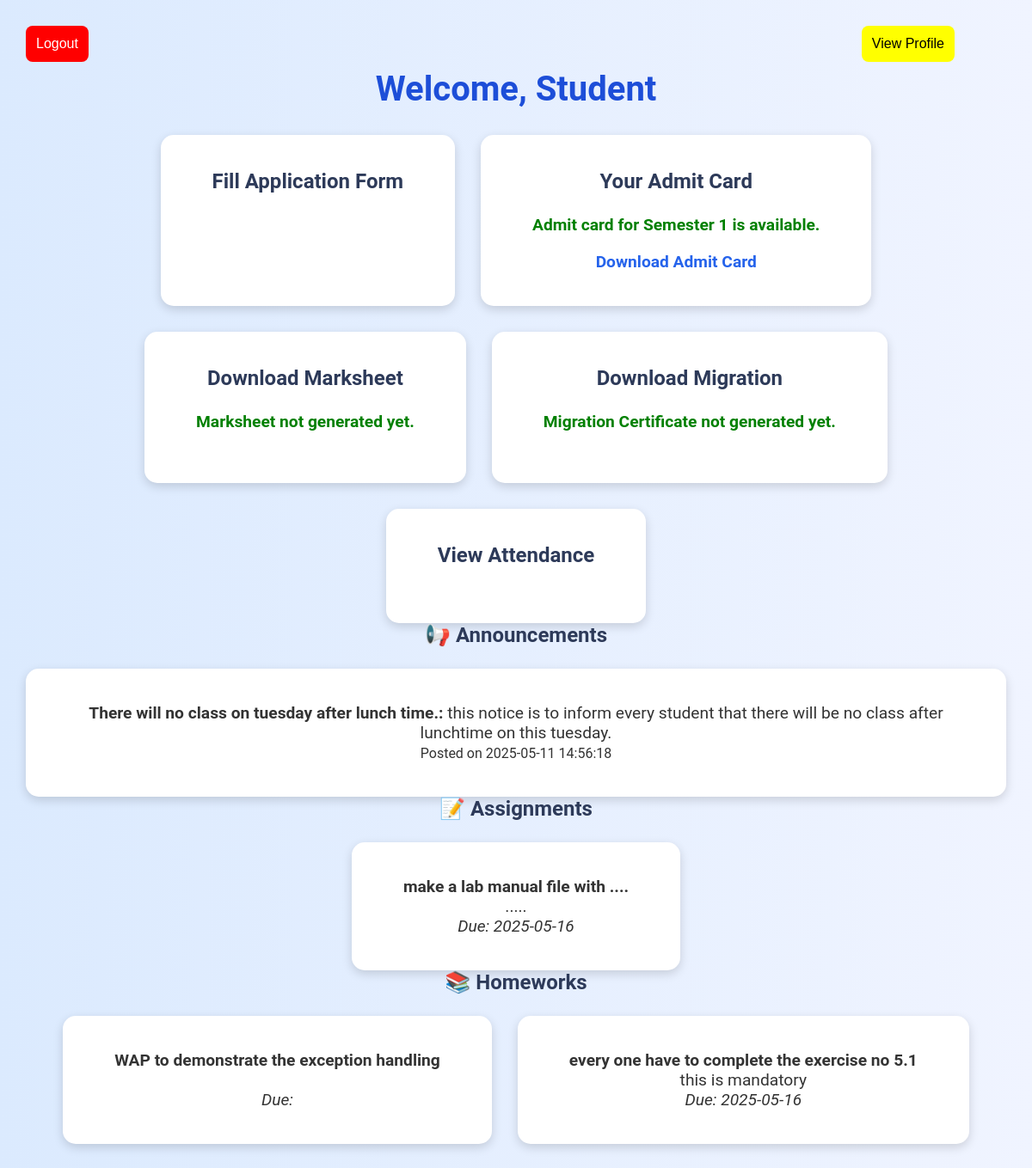
/ies_final/student/dashboard.php (signed in), run on the app's committed database.
### tables this page shows
CREATE TABLE `admit_cards` (
  `id` int(11) NOT NULL,
  `user_id` int(11) NOT NULL,
  `semester_id` int(11) NOT NULL,
  `issued_at` timestamp NOT NULL DEFAULT current_timestamp(),
  `file_name` varchar(255) DEFAULT NULL
);

CREATE TABLE `semesters` (
  `id` int(11) NOT NULL,
  `course_id` int(11) NOT NULL,
  `semester_number` int(11) NOT NULL,
  `semester_type` enum('even','odd') DEFAULT NULL
);

CREATE TABLE `announcements` (
  `id` int(11) NOT NULL,
  `teacher_id` int(11) DEFAULT NULL,
  `course_id` int(11) DEFAULT NULL,
  `title` varchar(255) DEFAULT NULL,
  `message` text DEFAULT NULL,
  `created_at` timestamp NOT NULL DEFAULT current_timestamp()
);

CREATE TABLE `assignments` (
  `id` int(11) NOT NULL,
  `teacher_id` int(11) DEFAULT NULL,
  `course_id` int(11) DEFAULT NULL,
  `title` varchar(255) DEFAULT NULL,
  `description` text DEFAULT NULL,
  `due_date` date DEFAULT NULL,
  `created_at` timestamp NOT NULL DEFAULT current_timestamp()
);

CREATE TABLE `homeworks` (
  `id` int(11) NOT NULL,
  `teacher_id` int(11) DEFAULT NULL,
  `course_id` int(11) DEFAULT NULL,
  `title` varchar(255) DEFAULT NULL,
  `description` text DEFAULT NULL,
  `due_date` date DEFAULT NULL,
  `created_at` timestamp NOT NULL DEFAULT current_timestamp()
);

### ies_final/student/dashboard.php (the view, shortened to what this page needs)
<?php
require '../includes/db.php';
$studentName = $_SESSION['name'] ?? 'Student';
$user_id = $_SESSION['user_id'];
$sql = "SELECT ac.file_name, ac.semester_id, s.semester_number
        FROM admit_cards ac
        JOIN semesters s ON ac.semester_id = s.id
        WHERE ac.user_id = ?
        ORDER BY ac.issued_at DESC
        LIMIT 1";
$stmt = $conn->prepare($sql);
$stmt->bind_param("i", $user_id);
$stmt->execute();
$result = $stmt->get_result();
$admit_card = $result->fetch_assoc();
$appQuery = $conn->prepare("
    SELECT course_id FROM student_exam_applications
    WHERE user_id = ? ORDER BY created_at DESC LIMIT 1
");
$appQuery->bind_param("i", $user_id);
$appQuery->execute();
$appRes = $appQuery->get_result()->fetch_assoc();
$course_id = $appRes['course_id'] ?? null;
$announcements = $homeworks = $assignments = [];
if ($course_id) {
    $annQuery = $conn->prepare("SELECT title, message, created_at FROM announcements WHERE course_id = ? ORDER BY created_at DESC");
    $annQuery->bind_param("i", $course_id);
    $annQuery->execute();
    $announcements = $annQuery->get_result()->fetch_all(MYSQLI_ASSOC);
    $homeQuery = $conn->prepare("SELECT title, description, due_date FROM homeworks WHERE course_id = ? ORDER BY due_date ASC");
    $homeQuery->bind_param("i", $course_id);
    $homeQuery->execute();
    $homeworks = $homeQuery->get_result()->fetch_all(MYSQLI_ASSOC);
    $assQuery = $conn->prepare("SELECT title, description, due_date FROM assignments WHERE course_id = ? ORDER BY due_date ASC");
    $assQuery->bind_param("i", $course_id);
    $assQuery->execute();
    $assignments = $assQuery->get_result()->fetch_all(MYSQLI_ASSOC);
}
?>
<!DOCTYPE html>
<html lang="en">
<head>
  <link rel="stylesheet" href="../css/style.css">
</head>
<body>
  <div style="position: absolute; display: flex; align-items: center; justify-content: space-between; width: 90%;">
    <a href="../auth/logout.php"><button style="color: white; background-color: red;">Logout</button></a>
    <a href="../profile.php"><button style="color: black; background-color: yellow;">View Profile</button></a>
  </div>
  <div class="container" style="margin-top: 50px;">
    <h2>Welcome, <?php echo htmlspecialchars($studentName); ?></h2>
    <div class="dashboard">
      <ul>
        <li>
          <a href="application_form.php">
            <div class="module-box">
              <h3>Fill Application Form</h3>
            </div>
          </a>
        </li>
        <li>
          <div class="module-box">
            <h3>Your Admit Card</h3>
            <?php if ($admit_card): ?>
              <p>Admit card for Semester <?= $admit_card['semester_number'] ?> is available.</p>
              <a href="../documents/admit_cards/<?= htmlspecialchars($admit_card['file_name']) ?>" download>Download Admit Card</a>
            <?php else: ?>
              <p>Your admit card is not yet available. Please check back later.</p>
            <?php endif; ?>
          </div>
        </li>
        <li>
          <div class="module-box">
            <h3>Download Marksheet</h3>
            <?php if (!empty($marksheet)): ?>
              <p><a href="download_document.php?type=marksheet" target="_blank">Download Marksheet</a></p>
            <?php else: ?>
              <p>Marksheet not generated yet.</p>
            <?php endif; ?>
          </div>
        </li>
        <li>
          <div class="module-box">
            <h3>Download Migration</h3>
            <?php if (!empty($migration)): ?>
              <p><a href="download_document.php?type=migration" target="_blank">Download Migration Certificate</a></p>
            <?php else: ?>
              <p>Migration Certificate not generated yet.</p>
            <?php endif; ?>
          </div>
        </li>
        <li>
          <a href="attendance.php">
            <div class="module-box">
              <h3>View Attendance</h3>
            </div>
          </a>
        </li>
      </ul>
      <h3>📢 Announcements</h3>
    <?php if ($announcements): ?>
        <ul>
            <?php foreach ($announcements as $a): ?>
                <li>
                    <strong><?= htmlspecialchars($a['title']) ?>:</strong>
                    <?= nl2br(htmlspecialchars($a['message'])) ?>
                    <br><small>Posted on <?= $a['created_at'] ?></small>
                </li>
            <?php endforeach; ?>
        </ul>
    <?php else: ?>
        <p>No announcements yet.</p>
    <?php endif; ?>
    <h3>📝 Assignments</h3>
    <?php if ($assignments): ?>
        <ul>
            <?php foreach ($assignments as $as): ?>
                <li>
                    <strong><?= htmlspecialchars($as['title']) ?></strong><br>
                    <?= nl2br(htmlspecialchars($as['description'])) ?><br>
                    <em>Due: <?= $as['due_date'] ?></em>
                </li>
            <?php endforeach; ?>
        </ul>
    <?php else: ?>
        <p>No assignments available.</p>
    <?php endif; ?>
    <h3>📚 Homeworks</h3>
    <?php if ($homeworks): ?>
        <ul>
            <?php foreach ($homeworks as $h): ?>
                <li>
                    <strong><?= htmlspecialchars($h['title']) ?></strong><br>
                    <?= nl2br(htmlspecialchars($h['description'])) ?><br>
                    <em>Due: <?= $h['due_date'] ?></em>
                </li>
            <?php endforeach; ?>
        </ul>
    <?php else: ?>
        <p>No homeworks available.</p>
    <?php endif; ?>
    </div>
  </div>
</body>
</html>

### ies_final/css/style.css (style rules this page uses)
* { margin: 0; padding: 0; box-sizing: border-box; }
body { font-family: 'Segoe UI', Tahoma, Geneva, Verdana, sans-serif; background: linear-gradient(to right, #dbeafe, #f0f4ff); padding: 40px; color: #333; }
h2 { text-align: center; margin-bottom: 30px; color: #1d4ed8; font-size: 2.5rem; }
ul { list-style: none; display: flex; flex-wrap: wrap; justify-content: center; gap: 30px; }
ul li { background-color: white; border-radius: 15px; padding: 40px 60px; box-shadow: 0 4px 12px rgba(0, 0, 0, 0.15); transition: transform 0.3s ease; min-width: 250px; text-align: center; font-size: 1.2rem; }
ul li a { text-decoration: none; color: #2563eb; font-weight: bold; }
body { font-family: 'Roboto', sans-serif; background-color: #eef2f7; padding: 30px; color: #333; }
h3 { text-align: center; margin-bottom: 25px; color: #2d3a59; font-size: 24px; }
p { text-align: center; margin-bottom: 20px; color: green; font-weight: bold; }
button { grid-column: 1 / 3; padding: 12px; background-color: #1a73e8; color: #fff; border: none; font-size: 16px; border-radius: 8px; cursor: pointer; transition: background-color 0.3s; }

### data on the page
admit_cards: semester.semester_number "1"
announcements: title "There will no class on tuesday after lunch time.", message "this notice is to inform every student that there will be no class after lunchtime on this tuesday.", created_at "2025-05-11 14:56:18"
assignments: title "make a lab manual file with ....", description ".....", due_date "2025-05-16"
homeworks: title "WAP to demonstrate the exception handling"
homeworks: title "every one have to complete the exercise no 5.1", description "this is mandatory", due_date "2025-05-16"

### other printed values
$studentName "Student"
